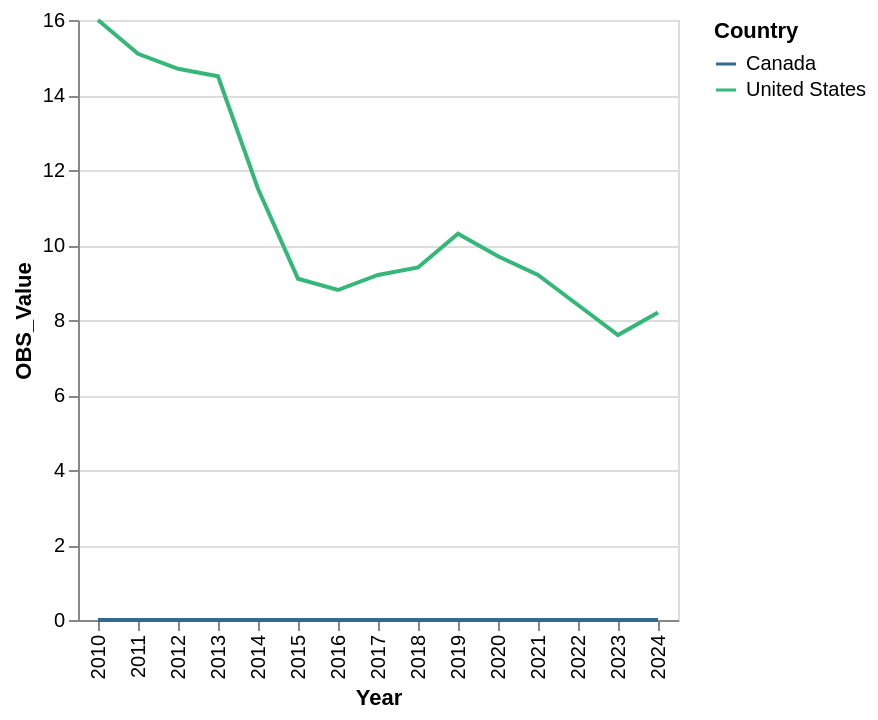

The cell this chart's notebook holds for it:
### Code cell
alt.Chart(df).mark_line().transform_filter(
    alt.datum.Code == 'UNINSURED'
).encode(
    alt.X('Year:O'),
    alt.Y('OBS_Value:Q'),
    alt.Color('Country:N', scale=alt.Scale(scheme='viridis'), title='Country')
)

### Figure 1 — Vega-Lite specification as saved in the notebook (floating-point values rounded to 4 significant figures; data arrays with more than 128 entries replaced by an {"elided": "..."} marker saying what was removed)
{"config": {"view": {"continuousWidth": 300, "continuousHeight": 300}}, "data": {"name": "data-49061dd571eec0d6cc4cf51f65d3eb32"}, "mark": {"type": "line"}, "encoding": {"color": {"field": "Country", "scale": {"scheme": "viridis"}, "title": "Country", "type": "nominal"}, "x": {"field": "Year", "type": "ordinal"}, "y": {"field": "OBS_Value", "type": "quantitative"}}, "transform": [{"filter": "(datum.Code === 'UNINSURED')"}], "$schema": "https://vega.github.io/schema/vega-lite/v6.4.1.json", "datasets": {"data-49061dd571eec0d6cc4cf51f65d3eb32": {"elided": "165 records"}}}
